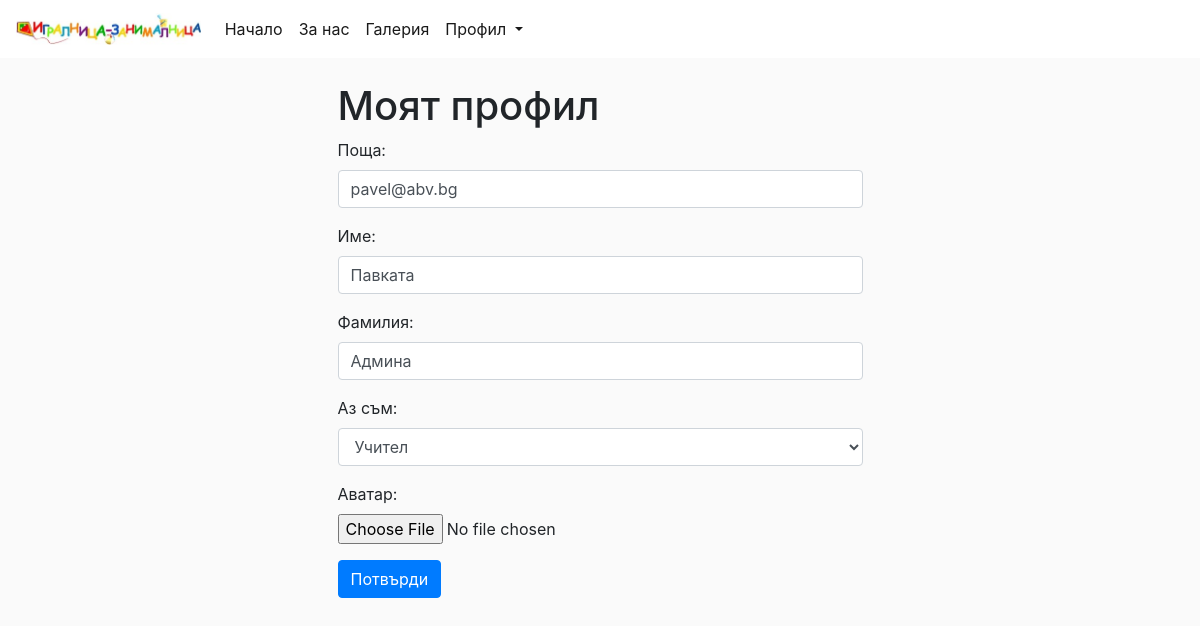
Page /accounts/edit/1/ (signed in) on the earlier database version.
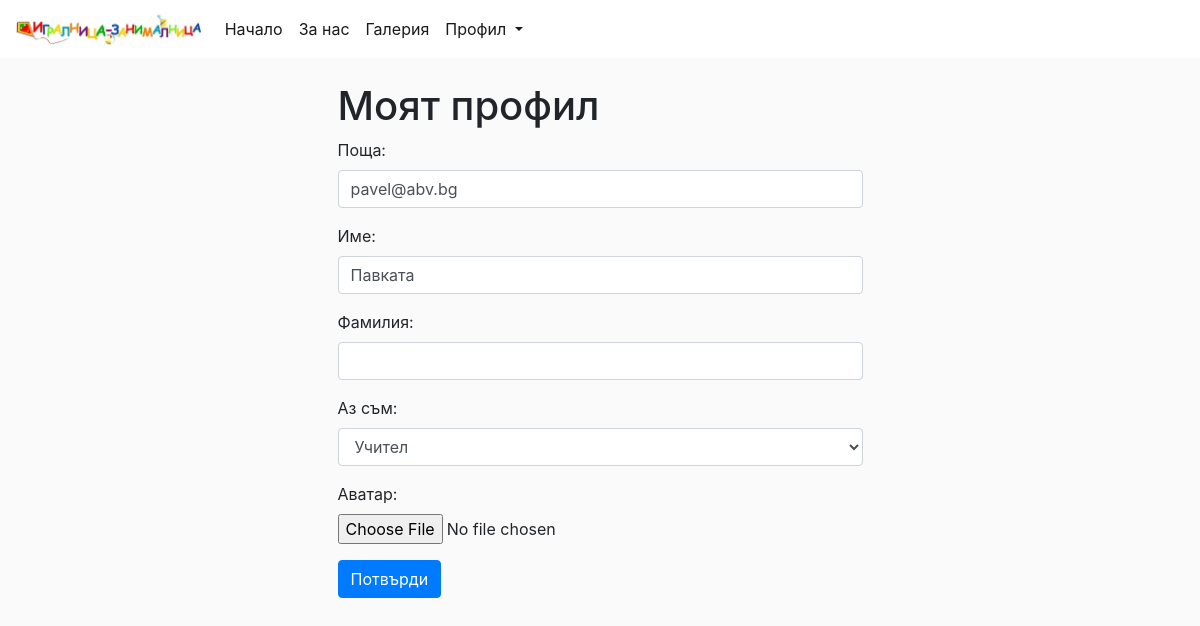
Same page on the later database version.
### accounts/models.py (models this page shows, shortened)
class User(AbstractBaseUser, PermissionsMixin):
    ACADEMIC_CHOICES = (
        ('P', 'Родител'),
        ('S', 'Ученик'),
        ('T', 'Учител'),
        ('G', 'Гост'),
    )
    email = models.EmailField(verbose_name='поща', unique=True)
    first_name = models.CharField(verbose_name='име', max_length=30, blank=True)
    last_name = models.CharField(verbose_name='фамилия', max_length=30, blank=True)
    date_joined = models.DateTimeField(verbose_name='дата на създаване', auto_now_add=True)
    avatar = ProcessedImageField(verbose_name='аватар',
                                 upload_to='common/static/avatars/',
                                 processors=[ResizeToFill(140, 140)],
                                 format='PNG',
                                 default='common/static/avatars/default.png')
    kind = models.CharField(verbose_name='аз съм', max_length=1, choices=ACADEMIC_CHOICES, default='G')
    is_active = models.BooleanField(verbose_name='активен', default=True)
    is_staff = models.BooleanField(verbose_name='служител', default=False)
    objects = UserManager()
    USERNAME_FIELD = 'email'
    REQUIRED_FIELDS = []
    class Meta:
        verbose_name = 'потребител'
        verbose_name_plural = 'потребители'

### accounts/views.py (the view)
# urls.py: path('edit/<pk>/', views.UserEdit.as_view(), name='user-edit'),
class UserEdit(UpdateView):
    model = User
    template_name = 'user-edit.html'
    context_object_name = 'user'
    form_class = EditProfileForm
    success_url = '/accounts/profile/'

### accounts/templates/user-edit.html (shortened to what this page needs)
{% extends 'index.html' %}
{% block body %}
{% if request.user.pk == user.pk %}
<div class="container-fluid">
    <div class="row">
    <div class="col-lg-3"></div>
    <div class="col-lg-6">
                 <h1>Моят профил</h1>
        <form method="post" enctype="multipart/form-data">
            {{ form.as_p }}
        <button class="btn btn-primary" type="submit">Потвърди</button>
     </form>
    </div>
    <div class="col-lg-3"></div>
        </div>
     </div>
{% else %}
{% include 'permission_denied.html' %}
{% endif %}
{% endblock %}

Differences in the rows shown:
changed User "pavel@abv.bg": last_name "Админа" → (not shown)
